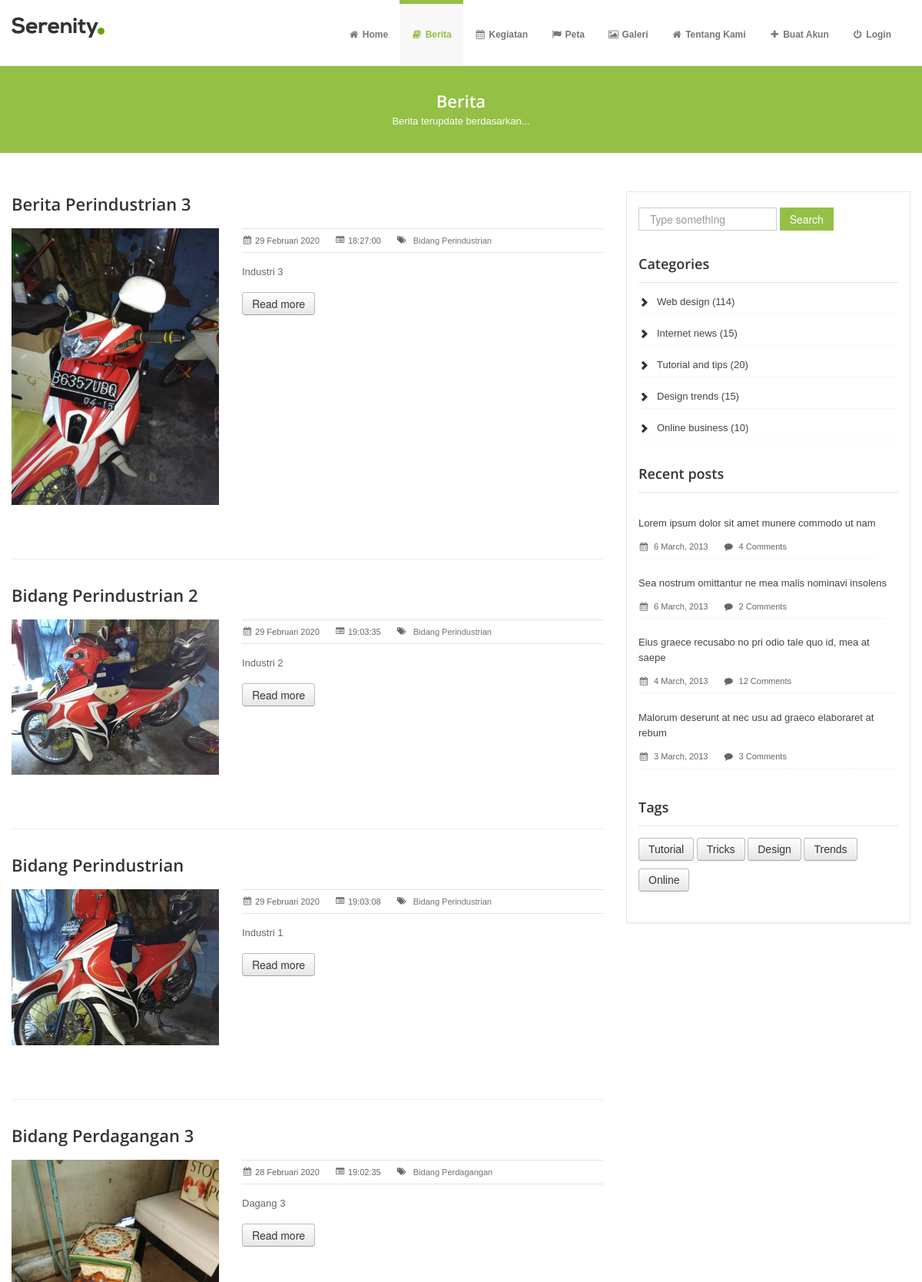
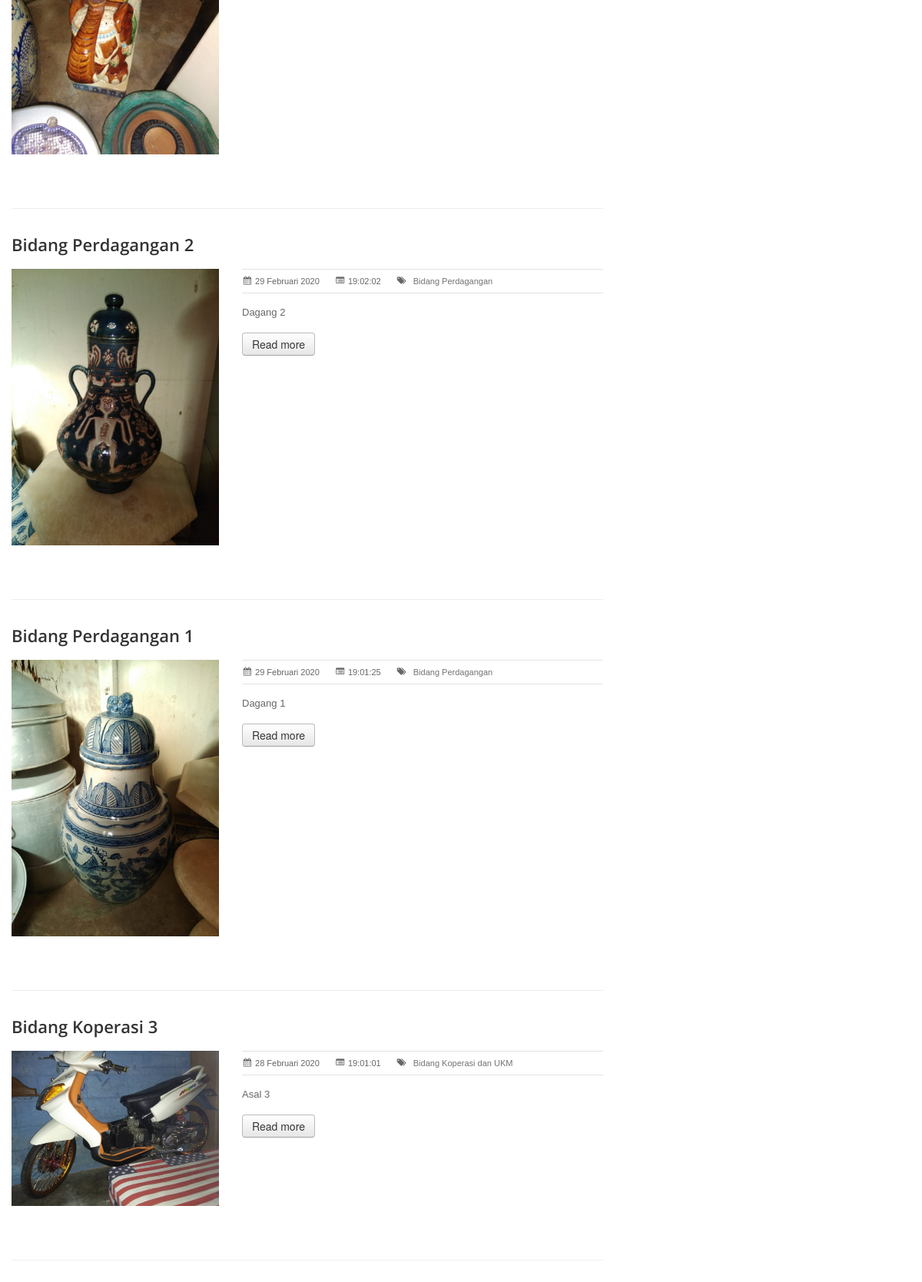
Page /index.php?mnu=guberita (upper part) on the committed database (2 pictures, top to bottom).
### tables this page shows
CREATE TABLE `tb_berita` (
  `id_berita` varchar(10) NOT NULL,
  `nama_berita` varchar(30) NOT NULL,
  `deskripsi` text NOT NULL,
  `gambar` text NOT NULL,
  `status` varchar(20) NOT NULL,
  `keterangan` text NOT NULL,
  `tanggal` date NOT NULL,
  `jam` time NOT NULL,
  `kategori` varchar(25) NOT NULL
);

### koneksivar.php (called while the page is built, shortened)
<?php
$tbberita="tb_berita";
?>

### berita/guberita.php (the view, shortened to what this page needs)
 <div class="row">
        <div class="span8">
<?php
  $sql="select * from `$tbberita` order by `id_berita` desc";
	$arr=getData($conn,$sql);
		foreach($arr as $d) {
				$id_berita=$d["id_berita"];
				$nama_berita=$d["nama_berita"];
				$deskripsi=$d["deskripsi"];
				$gambar=$d["gambar"];
				$tanggal=WKT($d["tanggal"]);
				$jam=$d["jam"];
				$kategori=$d["kategori"];
?>
          <article class="blog-post">
            <div class="post-heading">
              <h3><a href="#"><?php echo $nama_berita;?> </a></h3>
            </div>
            <div class="row">
              <div class="span3">
                <div class="post-image">
                  <a href="#"><img src="ypathfile/<?php echo $gambar;?>" /></a>
                </div>
              </div>
              <div class="span5">
                <ul class="post-meta">
                  <li class="first"><i class="icon-calendar"></i><?php echo $tanggal;?></li>
                  <li><i class="icon-list-alt"></i><?php echo $jam;?></li>
                  <li class="last"><i class="icon-tags"></i><span><a href="#"><?php echo $kategori;?></a></span></li>
                </ul>
                <div class="clearfix">
                </div>
                <p>
                  <?php echo $deskripsi;?>
                </p>
				<a href="index.php?mnu=guberitadetail&kd=<?php echo $id_berita;?>">
                <button class="btn" type="button">Read more</button>
				</a>
              </div>
            </div>
          </article>
		<?php }?>
        </div>
        <div class="span4">
          <aside>
            <div class="widget">
              <form class="form-search">
                <input placeholder="Type something" type="text" class="input-medium search-query">
                <button type="submit" class="btn btn-flat btn-color">Search</button>
              </form>
            </div>
            <div class="widget">
              <h4>Categories</h4>
              <ul class="cat">
                <li><a href="#">Web design (114)</a></li>
                <li><a href="#">Internet news (15)</a></li>
                <li><a href="#">Tutorial and tips (20)</a></li>
                <li><a href="#">Design trends (15)</a></li>
                <li><a href="#">Online business (10)</a></li>
              </ul>
            </div>
            <div class="widget">
              <h4>Recent posts</h4>
              <ul class="recent-posts">
                <li><a href="#">Lorem ipsum dolor sit amet munere commodo ut nam</a>
                  <span class="date"><i class="icon-calendar"></i> 6 March, 2013</span>
                  <span class="comment"><i class="icon-comment"></i> 4 Comments</span>
                </li>
                <li><a href="#">Sea nostrum omittantur ne mea malis nominavi insolens</a>
                  <span class="date"><i class="icon-calendar"></i> 6 March, 2013</span>
                  <span class="comment"><i class="icon-comment"></i> 2 Comments</span>
                </li>
                <li><a href="#">Eius graece recusabo no pri odio tale quo id, mea at saepe</a>
                  <span class="date"><i class="icon-calendar"></i> 4 March, 2013</span>
                  <span class="comment"><i class="icon-comment"></i> 12 Comments</span>
                </li>
                <li><a href="#">Malorum deserunt at nec usu ad graeco elaboraret at rebum</a>
                  <span class="date"><i class="icon-calendar"></i> 3 March, 2013</span>
                  <span class="comment"><i class="icon-comment"></i> 3 Comments</span>
                </li>
              </ul>
            </div>
            <div class="widget">
              <h4>Tags</h4>
              <ul class="tags">
                <li><a href="#" class="btn">Tutorial</a></li>
                <li><a href="#" class="btn">Tricks</a></li>
                <li><a href="#" class="btn">Design</a></li>
                <li><a href="#" class="btn">Trends</a></li>
                <li><a href="#" class="btn">Online</a></li>
              </ul>
            </div>
          </aside>
        </div>
      </div>

### assets/css/style.css (style rules this page uses)
.row { margin-bottom: 20px; }
aside { padding: 20px 15px 0 15px; margin: 0 0 30px 0; border: 1px solid #e6e6e6; -webkit-box-shadow: 0 2px 0 rgba(0, 0, 0, 0.03); -moz-box-shadow: 0 2px 0 rgba(0, 0, 0, 0.03); box-shadow: 0 2px 0 rgba(0, 0, 0, 0.03); -webkit-box-sizing: border-box; -moz-box-sizing: border-box; box-sizing: border-box; }
aside .widget { margin-bottom: 30px; }
aside .widget ul { list-style: none; margin-left: 0; }
aside .widget ul li { border-bottom: 1px dotted #efefef; margin: 15px 0 0 0; padding-bottom: 5px; }
aside .widget h4 { border-bottom: 1px solid #e5e5e5; padding-bottom: 10px; margin-bottom: 15px; }
aside .widget ul.cat { list-style: none; margin-left: 0; }
aside .widget ul.cat li { padding-left: 24px; background-image: url("../img/glyphicons-halflings.png"); background-repeat: no-repeat; background-position: -456px -69px; }
aside .widget ul.cat li a { color: #444; }
aside .widget ul.recent-posts li { overflow: hidden; display: inline-block; }
aside .widget ul.recent-posts li a { color: #444; text-align: left; }
aside .widget ul.recent-posts li span.date { float: left; font-size: 11px; margin-top: 10px; }
aside .widget ul.recent-posts li span.comment { float: left; margin-left: 20px; font-size: 11px; margin-top: 10px; }
aside .widget ul.tags li { display: inline; }
aside .widget ul.tags li a { margin-bottom: 10px; }
article.blog-post { padding-bottom: 20px; margin-bottom: 30px; border-bottom: 1px solid #eeeeee; }
article.blog-post .post-heading h3 a { color: #333; }
article button.btn { margin-bottom: 10px; }
article.blog-post img { margin-bottom: 30px; }
ul.post-meta { float: left; width: 100%; list-style: none; padding: 5px 0 5px; border-top: 1px solid #e3e3e3; border-bottom: 1px solid #e3e3e3; margin: 0 0 15px 0; }
ul.post-meta li { float: left; list-style: none; margin: 0; margin-right: 20px; font-size: 11px; }
ul.post-meta li a { color: #737373; }
ul.post-meta li i { float: left; margin-top: 4px; }
ul.post-meta li span { float: left; margin-left: 5px; }
[class^="icon-"], [class*=" icon-"] { float: none; }
[class^="icon-"], [class*=" icon-"] { margin-top: 1px; margin-right: .3em; }

### assets/color/default.css (style rules this page uses)
a { color: #94c045; }
.btn-color { background: #94c045; border: 1px solid #94c045; *background: #81ab35; }

### rows in the picture
tb_berita: nama_berita "Berita Perindustrian 3", gambar (picture), tanggal "29 Februari 2020", jam "18:27:00", kategori "Bidang Perindustrian", deskripsi "Industri 3"
tb_berita: nama_berita "Bidang Perindustrian 2", gambar (picture), tanggal "29 Februari 2020", jam "19:03:35", kategori "Bidang Perindustrian", deskripsi "Industri 2"
tb_berita: nama_berita "Bidang Perindustrian", gambar (picture), tanggal "29 Februari 2020", jam "19:03:08", kategori "Bidang Perindustrian", deskripsi "Industri 1"
tb_berita: nama_berita "Bidang Perdagangan 3", gambar (picture), tanggal "28 Februari 2020", jam "19:02:35", kategori "Bidang Perdagangan", deskripsi "Dagang 3"
tb_berita: nama_berita "Bidang Perdagangan 2", gambar (picture), tanggal "29 Februari 2020", jam "19:02:02", kategori "Bidang Perdagangan", deskripsi "Dagang 2"
tb_berita: nama_berita "Bidang Perdagangan 1", gambar (picture), tanggal "29 Februari 2020", jam "19:01:25", kategori "Bidang Perdagangan", deskripsi "Dagang 1"
tb_berita: nama_berita "Bidang Koperasi 3", gambar (picture), tanggal "28 Februari 2020", jam "19:01:01", kategori "Bidang Koperasi dan UKM", deskripsi "Asal 3"

### other values in the picture
$tittle "Berita"
$desc "Berita terupdate berdasarkan..."
